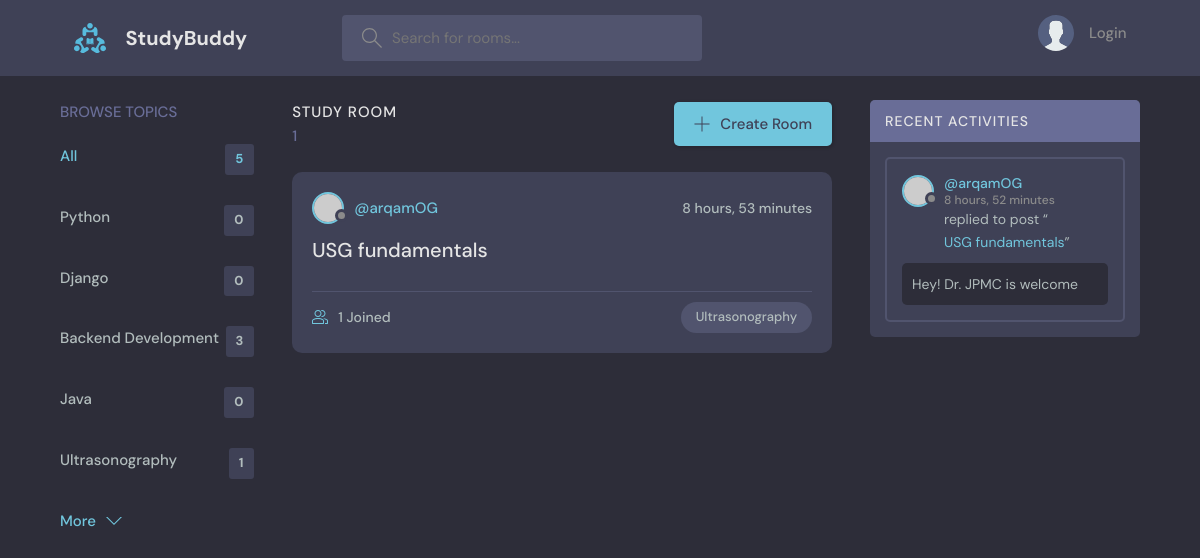
Page /?q=Ultrasonography on the committed database.
### base/models.py (models this page shows, shortened)
class Topic(models.Model):
    name = models.CharField(max_length=200)
    def __str__(self):
        return self.name

class Room(models.Model):
    host = models.ForeignKey(User, on_delete=models.SET_NULL, null=True)
    topic = models.ForeignKey(
        Topic, on_delete=models.SET_NULL, null=True, blank=True)
    name = models.CharField(max_length=200)
    description = models.TextField(null=True, blank=True)
    participants = models.ManyToManyField(User, related_name="participants", blank=True)
    updated = models.DateTimeField(auto_now=True)
    created = models.DateTimeField(auto_now_add=True)
    class Meta:
          ordering = ['-updated', '-created']

class Message(models.Model):
    user = models.ForeignKey(User, on_delete=models.CASCADE)
    room = models.ForeignKey(Room, on_delete=models.CASCADE)
    body = models.TextField()
    updated = models.DateTimeField(auto_now=True)
    created = models.DateTimeField(auto_now_add=True)
    class Meta:
        ordering = ['-updated', '-created']
    def __str__(self):
        return self.body[:25] + ('...' if len(self.body) > 50 else '')

### base/views.py (the view)
# urls.py: path('', views.home, name='home'),
def home(request):
    q = request.GET.get('q')
    q = q if q is not None else ''
    rooms = Room.objects.filter(
        Q(topic__name__icontains=q) |
        Q(name__icontains=q) |
        Q(host__username__icontains=q)
    )
    room_count = rooms.count()
    topics = Topic.objects.all()[0:5]
    comments = Message.objects.filter(Q(room__topic__name__icontains=q))
    context = {'rooms': rooms, 'room_count': room_count,
               'topics': topics, 'comments': comments}
    return render(request, 'base/home.html', context)

### base/templates/base/home.html (shortened to what this page needs)
  {% extends 'main.html' %}
  {% block content %}
    <main class="layout layout--3">
      <div class="container">
        {% include 'base/topic_component.html' %}
        <div class="roomList">
          <div class="roomList__header">
            <div>
              <h2>Study Room</h2>
              <p>{{rooms.count}}</p>
            </div>
            <a class="btn btn--main" href="{% url 'create-room' %}">
              <svg version="1.1" xmlns="http://www.w3.org/2000/svg" width="32" height="32" viewBox="0 0 32 32">
                <title>add</title>
                <path
                  d="M16.943 0.943h-1.885v14.115h-14.115v1.885h14.115v14.115h1.885v-14.115h14.115v-1.885h-14.115v-14.115z"
                ></path>
              </svg>
              Create Room
            </a>
          </div>
          {% include 'base/feed_component.html' %}
        </div>
        {% include 'base/activity_component.html' %}
      </div>
    </main>
  {% endblock content %}

### base/templates/base/topic_component.html
<div class="topics">
  <div class="topics__header">
    <h2>Browse Topics</h2>
  </div>
  <ul class="topics__list">
    <li>
      <a href="{% url 'home' %}" class="active">All <span>{{topics.count}}</span></a>
    </li>
    {% for topic in topics %}
    <li>
      <a href="{% url 'home'%}?q={{topic.name}}">{{topic.name}}<span>{{topic.room_set.all.count}}</span></a>
    </li>
    {% endfor %}
  </ul>
  <a class="btn btn--link" href="{% url 'topics' %}">
    More
    <svg version="1.1" xmlns="http://www.w3.org/2000/svg" width="32" height="32" viewBox="0 0 32 32">
      <title>chevron-down</title>
      <path d="M16 21l-13-13h-3l16 16 16-16h-3l-13 13z"></path>
    </svg>
  </a>
</div>

### base/templates/base/feed_component.html (shortened to what this page needs)
{% for room in rooms %}
          <div class="roomListRoom">
            <div class="roomListRoom__header">
              <a href="{% url 'user-profile' room.host.id%}" class="roomListRoom__author">
                <div class="avatar avatar--small">
                  <img src="https://randomuser.me/api/portraits/women/11.jpg" />
                </div>
                <span>@{{room.host.username}}</span>
              </a>
              <div class="roomListRoom__actions">
                <span>{{room.created|timesince}}</span>
              </div>
            </div>
            <div class="roomListRoom__content">
              <a href="{% url 'room' room.id %}">{{room.name}}</a>
            </div>
            <div class="roomListRoom__meta">
              <a href="{% url 'room' room.id %}" class="roomListRoom__joined">
                {{room.participants.all.count}} Joined
              </a>
              <p class="roomListRoom__topic">{{room.topic}}</p>
            </div>
          </div>
          {% endfor %}

### base/templates/base/activity_component.html (shortened to what this page needs)
<div class="activities">
  <div class="activities__header">
    <h2>Recent Activities</h2>
  </div>
  {% for comment in comments %}
  <div class="activities__box">
    <div class="activities__boxHeader roomListRoom__header">
      <a
        href="{% url 'user-profile' comment.user.id %}"
        class="roomListRoom__author"
      >
        <div class="avatar avatar--small">
          <img src="https://randomuser.me/api/portraits/women/11.jpg" />
        </div>
        <p>
          @{{comment.user.username}}
          <span>{{comment.created|timesince}}</span>
        </p>
      </a>
    </div>
    <div class="activities__boxContent">
      <p>
        replied to post “<a href="{% url 'room' comment.room.id %}"
          >{{comment.room.name}}</a
        >”
      </p>
      <div class="activities__boxRoomContent">{{comment}}</div>
    </div>
  </div>
  {% endfor %}
</div>

### rows in the picture
Topic: name "Python", room_set.all.count "0"
Topic: name "Django", room_set.all.count "0"
Topic: name "Backend Development", room_set.all.count "3"
Topic: name "Java", room_set.all.count "0"
Topic: name "Ultrasonography", room_set.all.count "1"
Room: host.username "arqamOG", created "8 hours, 53 minutes", name "USG fundamentals", participants.all.count "1", topic "Ultrasonography"
Message: user.username "arqamOG", created "8 hours, 52 minutes", room.name "USG fundamentals", body "Hey! Dr. JPMC is welcome"

### other values in the picture
{{ topics.count }} "5"
{{ rooms.count }} "1"
